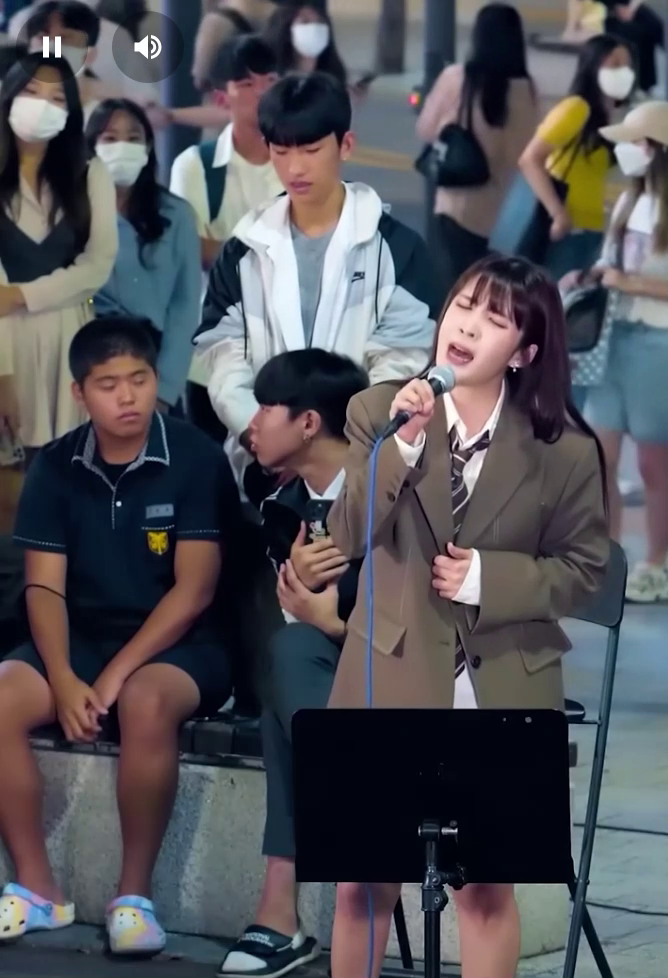
#> input picture frame 10 of pytorch/busking.mp4, 668 x 978 px, given in place of dance.mp4, which was not available
$ python facecrop.py
#> lines starting #> are read from the running program, lines starting #| are printed output that depends on the picture; pictures that were not available may be replaced by others from this repository, and a replacement may not be noted
import cv2

# 얼굴 탐지를 위한 사전 훈련된 모델 로드
face_cascade = cv2.CascadeClassifier('C:/Users/lesle/flask/.venv/Lib/site-packages/cv2/data/haarcascade_frontalface_default.xml')

# 영상 파일 읽기
cap = cv2.VideoCapture('dance.mp4')

# 잘라낸 얼굴을 저장할 리스트
cropped_faces = []

while True:
    # 프레임별로 영상 읽기
    ret, frame = cap.read()
#> frame is the input picture: shape (978, 668, 3); mean B, G, R 87.6, 81.7, 82.1
    if not ret:
        break

    # 얼굴 탐지
    gray = cv2.cvtColor(frame, cv2.COLOR_BGR2GRAY)
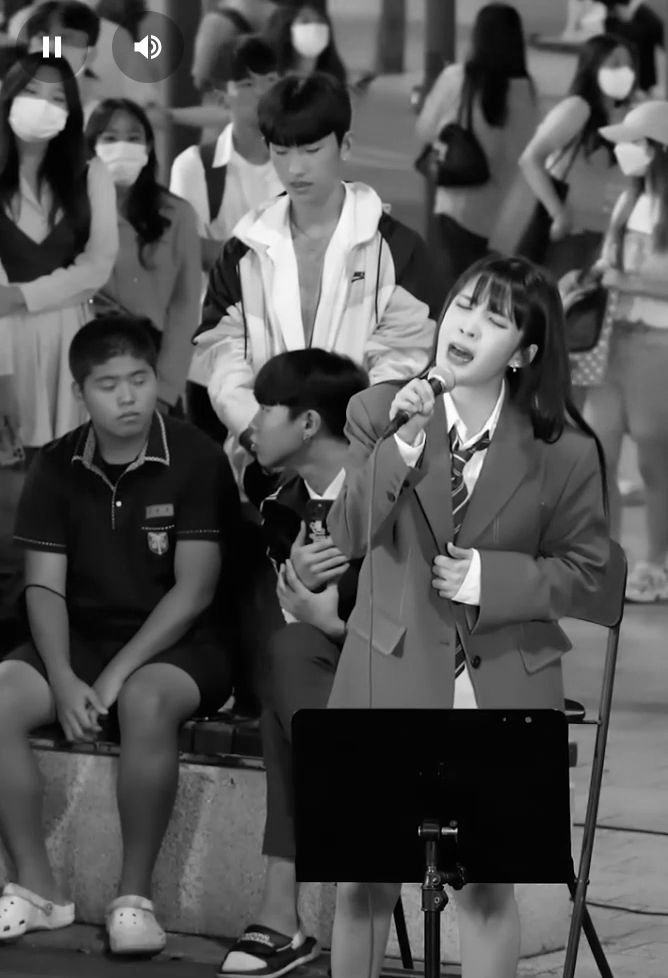
#> gray: shape (978, 668); min 0, max 255, mean 82.4
    faces = face_cascade.detectMultiScale(gray, 1.1, 4)
#> faces = [[88, 115, 69, 69], [84, 350, 84, 84]]

    # 탐지된 얼굴에 사각형 그리기 및 얼굴 잘라내기
    for (x, y, w, h) in faces:
        # 얼굴 부분 잘라내기
        cropped_face = frame[y:y+h, x:x+w]
        # 잘라낸 얼굴을 리스트에 저장
        cropped_faces.append(cropped_face)
#> this loop made 2 passes
#> pass 1, `cropped_face = frame[y:y+h, x:x+w]`:
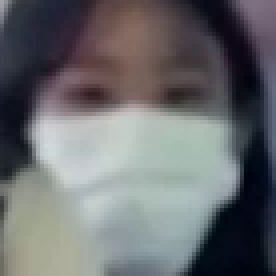
#> cropped_face: shape (69, 69, 3) (shown 4 times larger); mean B, G, R 110, 107.5, 106.1
#> pass 2, `cropped_face = frame[y:y+h, x:x+w]`:
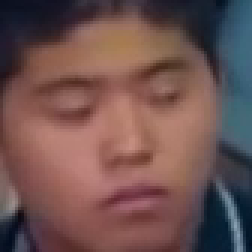
#> cropped_face: shape (84, 84, 3) (shown 3 times larger); mean B, G, R 80.3, 82.2, 110.8
#> after the loop, cropped_faces = 2 items

    # 'q'를 누르면 종료
    if cv2.waitKey(1) & 0xFF == ord('q'):
#> (key q is pressed here)
        break

cap.release()
cv2.destroyAllWindows()

# 잘라낸 얼굴 이미지 처리(첫 번째 이미지)
if len(cropped_faces) > 0:
    cv2.imshow("First Cropped Face", cropped_faces[0])
    cv2.waitKey(0)
    cv2.destroyAllWindows()

$ run again, starting later in the video
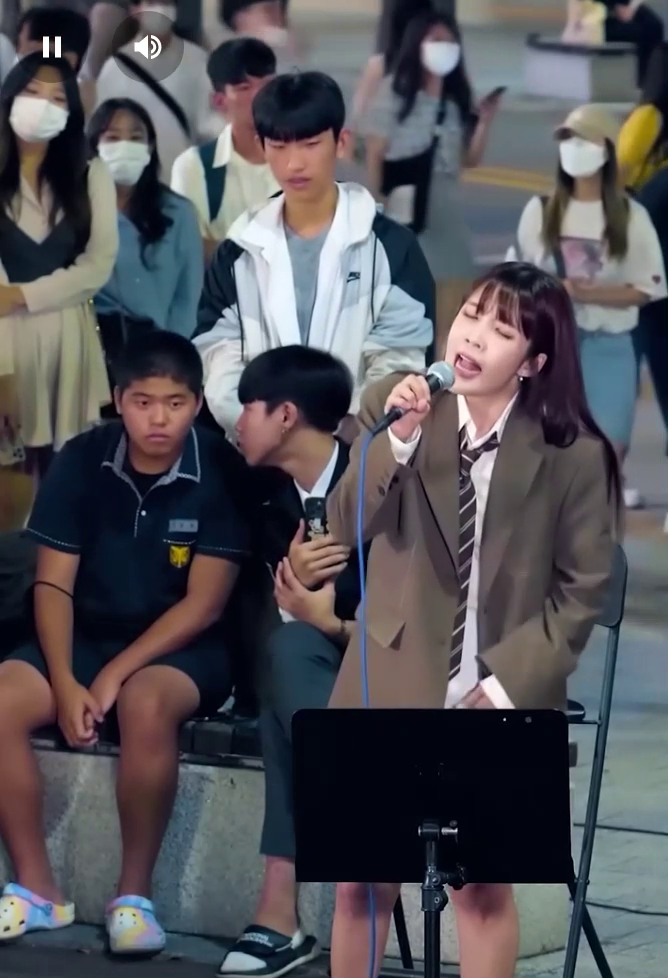
#> input picture frame 46 of pytorch/busking.mp4, 668 x 978 px, given in place of dance.mp4, which was not available
#> frame is the input picture: shape (978, 668, 3); mean B, G, R 87.5, 82.2, 83.5
#> faces = [[118, 370, 82, 82], [90, 113, 72, 72]]
#> the loop `for (x, y, w, h) in faces:` made 2 passes
#> pass 1, `cropped_face = frame[y:y+h, x:x+w]`:
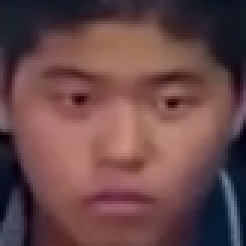
#> cropped_face: shape (82, 82, 3) (shown 3 times larger); mean B, G, R 73, 72.1, 105.2
#> pass 2, `cropped_face = frame[y:y+h, x:x+w]`:
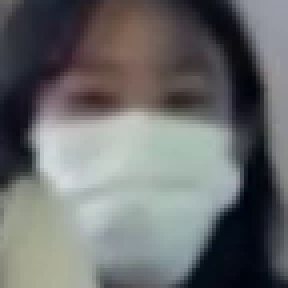
#> cropped_face: shape (72, 72, 3) (shown 4 times larger); mean B, G, R 109, 108.9, 107.3
#> after the loop `for (x, y, w, h) in faces:`: cropped_faces = 2 items

$ run again, starting later in the video
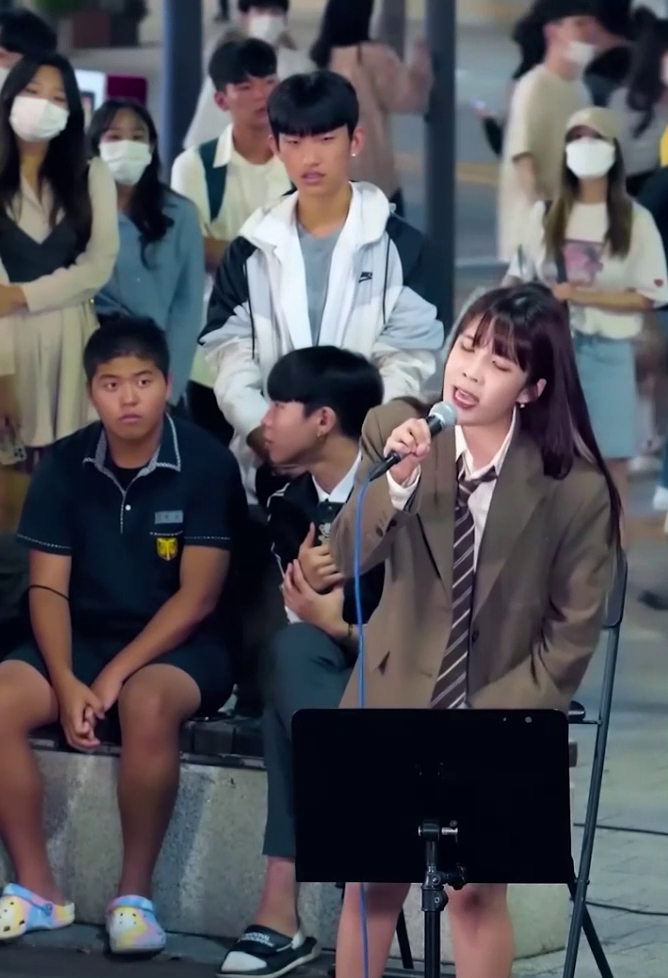
#> input picture frame 82 of pytorch/busking.mp4, 668 x 978 px, given in place of dance.mp4, which was not available
#> frame is the input picture: shape (978, 668, 3); mean B, G, R 87.3, 81.4, 82
#> faces = [[561, 538, 64, 64], [91, 114, 72, 72], [86, 348, 86, 86], [5, 67, 76, 76]]
#> the loop `for (x, y, w, h) in faces:` made 4 passes
#> pass 1, `cropped_face = frame[y:y+h, x:x+w]`:
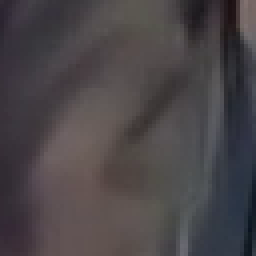
#> cropped_face: shape (64, 64, 3) (shown 4 times larger); mean B, G, R 71.9, 69, 74.2
#> pass 3, `cropped_face = frame[y:y+h, x:x+w]`:
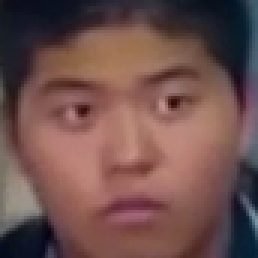
#> cropped_face: shape (86, 86, 3) (shown 3 times larger); mean B, G, R 77.2, 80.3, 111.2
#> after the loop `for (x, y, w, h) in faces:`: cropped_faces = 4 items
